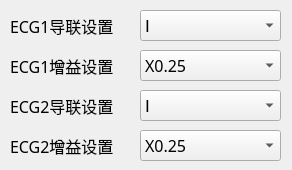
<?xml version="1.0" encoding="UTF-8"?>
<ui version="4.0">
 <class>FormECG</class>
 <widget class="QWidget" name="FormECG">
  <property name="geometry">
   <rect>
    <x>0</x>
    <y>0</y>
    <width>292</width>
    <height>170</height>
   </rect>
  </property>
  <property name="windowTitle">
   <string>Form</string>
  </property>
  <widget class="QComboBox" name="ecg1LeadSetComboBox">
   <property name="geometry">
    <rect>
     <x>140</x>
     <y>10</y>
     <width>141</width>
     <height>31</height>
    </rect>
   </property>
   <property name="font">
    <font>
     <family>宋体</family>
     <pointsize>12</pointsize>
    </font>
   </property>
   <property name="currentText">
    <string>Ⅰ</string>
   </property>
   <item>
    <property name="text">
     <string>Ⅰ</string>
    </property>
   </item>
   <item>
    <property name="text">
     <string>Ⅱ</string>
    </property>
   </item>
   <item>
    <property name="text">
     <string>Ⅲ</string>
    </property>
   </item>
   <item>
    <property name="text">
     <string>AVR</string>
    </property>
   </item>
   <item>
    <property name="text">
     <string>AVL</string>
    </property>
   </item>
   <item>
    <property name="text">
     <string>AVF</string>
    </property>
   </item>
   <item>
    <property name="text">
     <string>V</string>
    </property>
   </item>
  </widget>
  <widget class="QLabel" name="ecg1LeadSetLabel">
   <property name="geometry">
    <rect>
     <x>10</x>
     <y>10</y>
     <width>121</width>
     <height>31</height>
    </rect>
   </property>
   <property name="font">
    <font>
     <family>宋体</family>
     <pointsize>12</pointsize>
    </font>
   </property>
   <property name="text">
    <string>ECG1导联设置</string>
   </property>
  </widget>
  <widget class="QComboBox" name="ecg1GainSetComboBox">
   <property name="geometry">
    <rect>
     <x>140</x>
     <y>50</y>
     <width>141</width>
     <height>31</height>
    </rect>
   </property>
   <property name="font">
    <font>
     <family>宋体</family>
     <pointsize>12</pointsize>
    </font>
   </property>
   <item>
    <property name="text">
     <string>X0.25</string>
    </property>
   </item>
   <item>
    <property name="text">
     <string>X0.5</string>
    </property>
   </item>
   <item>
    <property name="text">
     <string>X1</string>
    </property>
   </item>
   <item>
    <property name="text">
     <string>X2</string>
    </property>
   </item>
  </widget>
  <widget class="QLabel" name="ecg1GainSetLabel">
   <property name="geometry">
    <rect>
     <x>10</x>
     <y>50</y>
     <width>121</width>
     <height>31</height>
    </rect>
   </property>
   <property name="font">
    <font>
     <family>宋体</family>
     <pointsize>12</pointsize>
    </font>
   </property>
   <property name="text">
    <string>ECG1增益设置</string>
   </property>
  </widget>
  <widget class="QComboBox" name="ecg2LeadSetComboBox">
   <property name="geometry">
    <rect>
     <x>140</x>
     <y>90</y>
     <width>141</width>
     <height>31</height>
    </rect>
   </property>
   <property name="font">
    <font>
     <family>宋体</family>
     <pointsize>12</pointsize>
    </font>
   </property>
   <property name="currentText">
    <string>Ⅰ</string>
   </property>
   <item>
    <property name="text">
     <string>Ⅰ</string>
    </property>
   </item>
   <item>
    <property name="text">
     <string>Ⅱ</string>
    </property>
   </item>
   <item>
    <property name="text">
     <string>Ⅲ</string>
    </property>
   </item>
   <item>
    <property name="text">
     <string>AVR</string>
    </property>
   </item>
   <item>
    <property name="text">
     <string>AVL</string>
    </property>
   </item>
   <item>
    <property name="text">
     <string>AVF</string>
    </property>
   </item>
   <item>
    <property name="text">
     <string>V</string>
    </property>
   </item>
  </widget>
  <widget class="QLabel" name="ecg2LeadSetLabel">
   <property name="geometry">
    <rect>
     <x>10</x>
     <y>90</y>
     <width>121</width>
     <height>31</height>
    </rect>
   </property>
   <property name="font">
    <font>
     <family>宋体</family>
     <pointsize>12</pointsize>
    </font>
   </property>
   <property name="text">
    <string>ECG2导联设置</string>
   </property>
  </widget>
  <widget class="QComboBox" name="ecg2GainSetComboBox">
   <property name="geometry">
    <rect>
     <x>140</x>
     <y>130</y>
     <width>141</width>
     <height>31</height>
    </rect>
   </property>
   <property name="font">
    <font>
     <family>宋体</family>
     <pointsize>12</pointsize>
    </font>
   </property>
   <item>
    <property name="text">
     <string>X0.25</string>
    </property>
   </item>
   <item>
    <property name="text">
     <string>X0.5</string>
    </property>
   </item>
   <item>
    <property name="text">
     <string>X1</string>
    </property>
   </item>
   <item>
    <property name="text">
     <string>X2</string>
    </property>
   </item>
  </widget>
  <widget class="QLabel" name="ecg2GainSetLabel">
   <property name="geometry">
    <rect>
     <x>10</x>
     <y>130</y>
     <width>121</width>
     <height>31</height>
    </rect>
   </property>
   <property name="font">
    <font>
     <family>宋体</family>
     <pointsize>12</pointsize>
    </font>
   </property>
   <property name="text">
    <string>ECG2增益设置</string>
   </property>
  </widget>
 </widget>
 <resources/>
 <connections/>
</ui>
